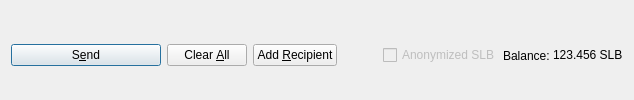
         <widget class="QFrame" name="frame_Send">
          <layout class="QHBoxLayout" name="horizontalLayout">
           <property name="bottomMargin">
            <number>0</number>
           </property>
           <item>
            <widget class="QPushButton" name="sendButton">
             <property name="minimumSize">
              <size>
               <width>150</width>
               <height>0</height>
              </size>
             </property>
             <property name="toolTip">
              <string>Confirm the send action</string>
             </property>
             <property name="text">
              <string>S&amp;end</string>
             </property>
             <property name="icon">
              <iconset resource="../silba.qrc">
               <normaloff>:/icons/send</normaloff>:/icons/send</iconset>
             </property>
             <property name="autoDefault">
              <bool>false</bool>
             </property>
             <property name="default">
              <bool>true</bool>
             </property>
            </widget>
           </item>
           <item>
            <widget class="QPushButton" name="clearButton">
             <property name="sizePolicy">
              <sizepolicy hsizetype="Minimum" vsizetype="Fixed">
               <horstretch>0</horstretch>
               <verstretch>0</verstretch>
              </sizepolicy>
             </property>
             <property name="toolTip">
              <string>Clear all fields of the form.</string>
             </property>
             <property name="text">
              <string>Clear &amp;All</string>
             </property>
             <property name="icon">
              <iconset resource="../silba.qrc">
               <normaloff>:/icons/remove</normaloff>:/icons/remove</iconset>
             </property>
             <property name="autoDefault">
              <bool>false</bool>
             </property>
            </widget>
           </item>
           <item>
            <widget class="QPushButton" name="addButton">
             <property name="toolTip">
              <string>Send to multiple recipients at once</string>
             </property>
             <property name="text">
              <string>Add &amp;Recipient</string>
             </property>
             <property name="icon">
              <iconset resource="../silba.qrc">
               <normaloff>:/icons/add</normaloff>:/icons/add</iconset>
             </property>
             <property name="autoDefault">
              <bool>false</bool>
             </property>
            </widget>
           </item>
           <item>
            <spacer name="horizontalSpacer">
             <property name="orientation">
              <enum>Qt::Horizontal</enum>
             </property>
             <property name="sizeHint" stdset="0">
              <size>
               <width>40</width>
               <height>20</height>
              </size>
             </property>
            </spacer>
           </item>
           <item>
            <layout class="QHBoxLayout" name="horizontalLayout_2">
             <property name="spacing">
              <number>3</number>
             </property>
             <item>
              <widget class="QCheckBox" name="checkzSLB">
               <property name="enabled">
                <bool>false</bool>
               </property>
               <property name="text">
                <string>Anonymized SLB</string>
               </property>
              </widget>
             </item>
             <item>
              <widget class="QLabel" name="label">
               <property name="text">
                <string>Balance:</string>
               </property>
              </widget>
             </item>
             <item>
              <widget class="QLabel" name="labelBalance">
               <property name="sizePolicy">
                <sizepolicy hsizetype="Preferred" vsizetype="Fixed">
                 <horstretch>0</horstretch>
                 <verstretch>0</verstretch>
                </sizepolicy>
               </property>
               <property name="cursor">
                <cursorShape>IBeamCursor</cursorShape>
               </property>
               <property name="text">
                <string notr="true">123.456 SLB</string>
               </property>
               <property name="textInteractionFlags">
                <set>Qt::LinksAccessibleByMouse|Qt::TextSelectableByKeyboard|Qt::TextSelectableByMouse</set>
               </property>
              </widget>
             </item>
            </layout>
           </item>
          </layout>
         </widget>
